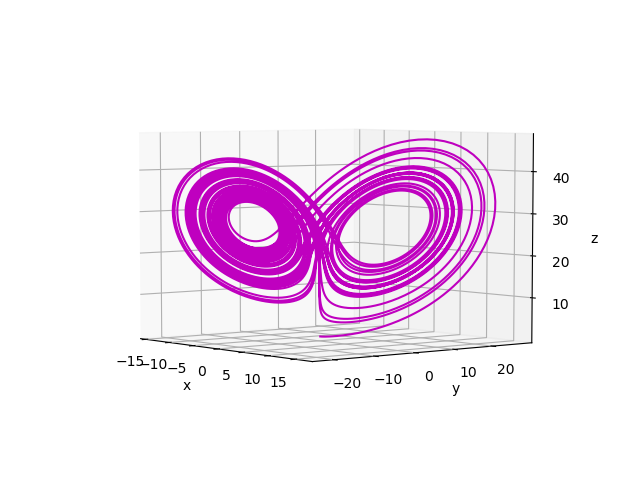

The script that drew this image:
import numpy as np
import matplotlib.pyplot as plt
from scipy.integrate import odeint
from mpl_toolkits import mplot3d

fig = plt.figure()
ax = fig.gca(projection='3d')
def atractor(w,t,p):
    x,y,z = w
    a,b,c=p
    dwdt = [a*(y-x),x*(b-z)-y,x*y-c*z]
    return dwdt
t=np.linspace(0,60,10000 )
p=[5,28,2];
w0=[.1,.2,.3]
sol = odeint(atractor, w0, t, args=(p,))
X=sol[:,0];
Y=sol[:,1];
Z=sol[:,2];
ax.plot3D(X, Y,Z,'m')
ax.set_xlabel('x')
ax.set_ylabel('y')
ax.set_zlabel('z')
